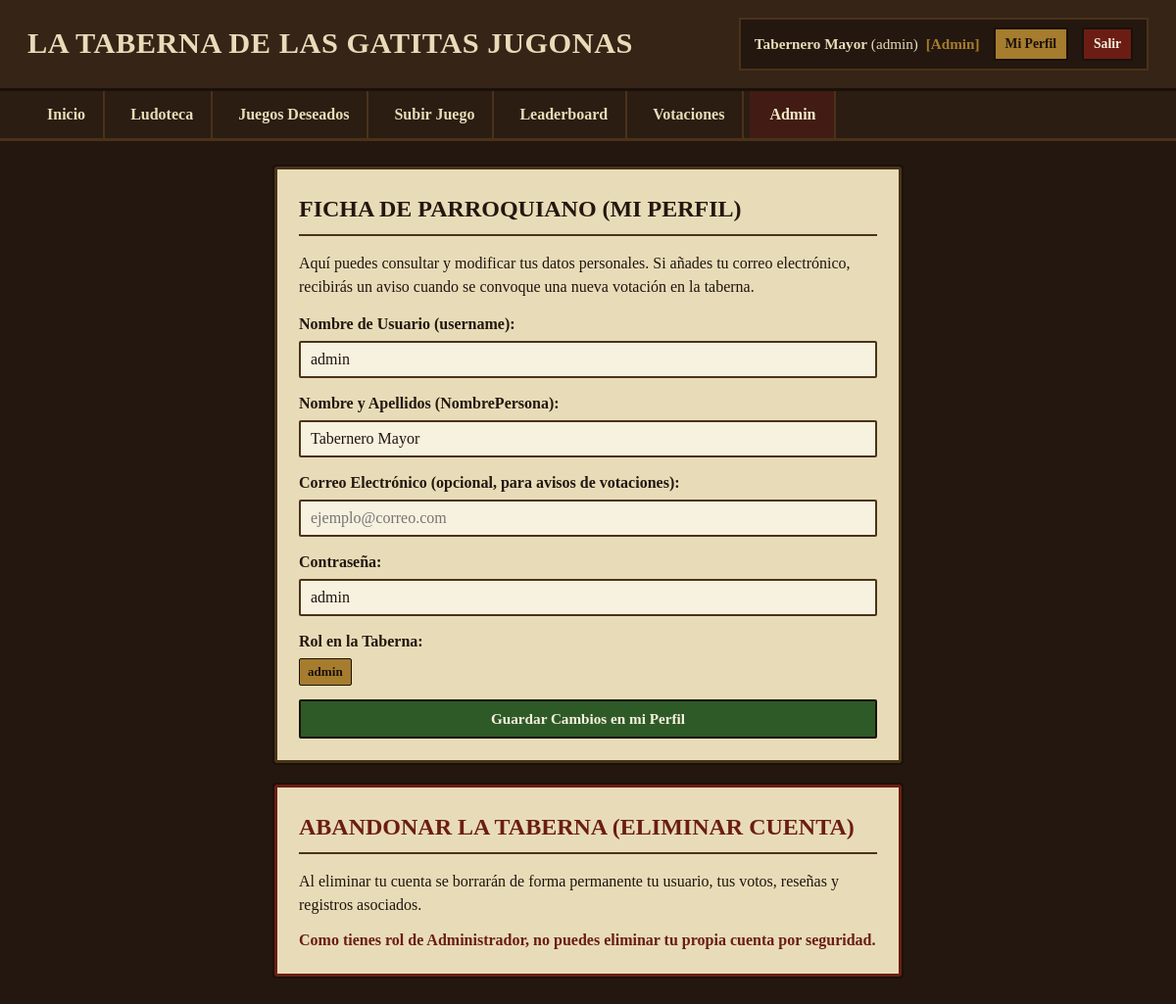
The page /perfil.php (signed in) on the database its author committed.
### tables this page shows
CREATE TABLE `Persona` (
  `username` VARCHAR(50) NOT NULL,
  `NombrePersona` VARCHAR(120) NOT NULL,
  `email` VARCHAR(150) DEFAULT NULL,
  `contrasenya` VARCHAR(255) NOT NULL,
  `rol` ENUM('jugador', 'admin') NOT NULL DEFAULT 'jugador',
  `inscrito_leaderboard` TINYINT(1) NOT NULL DEFAULT 1,
  PRIMARY KEY (`username`)
);

### perfil.php (the view, shortened to what this page needs)
<?php
require_once 'conexion.php';
$usuarioActual = $_SESSION['username'];
$stmtDatos = $pdo->prepare("SELECT username, NombrePersona, email, contrasenya, rol FROM Persona WHERE username = ?");
$stmtDatos->execute([$usuarioActual]);
$misDatos = $stmtDatos->fetch();
?>
<!DOCTYPE html>
<html lang="es">
<head>
    <link rel="stylesheet" href="styles.css">
</head>
<body>
<main class="contenedor-principal">
    <section class="pergamino" style="max-width: 640px; margin: 0 auto 22px auto;">
        <h2 class="seccion-titulo">Ficha de Parroquiano (Mi Perfil)</h2>
        <p style="margin-bottom: 14px;">
            Aquí puedes consultar y modificar tus datos personales. Si añades tu correo electrónico, recibirás un aviso cuando se convoque una nueva votación en la taberna.
        </p>
        <form method="POST" action="perfil.php">
            <div class="grupo-form">
                <label for="perfil_username">Nombre de Usuario (username):</label>
                <input type="text" id="perfil_username" name="username" class="input-taberna" required maxlength="50" value="<?php echo h($misDatos['username']); ?>">
            </div>
            <div class="grupo-form">
                <label for="perfil_nombre">Nombre y Apellidos (NombrePersona):</label>
                <input type="text" id="perfil_nombre" name="NombrePersona" class="input-taberna" required maxlength="120" value="<?php echo h($misDatos['NombrePersona']); ?>">
            </div>
            <div class="grupo-form">
                <label for="perfil_email">Correo Electrónico (opcional, para avisos de votaciones):</label>
                <input type="email" id="perfil_email" name="email" class="input-taberna" maxlength="150" placeholder="ejemplo@correo.com" value="<?php echo h((string)$misDatos['email']); ?>">
            </div>
            <div class="grupo-form">
                <label for="perfil_contrasenya">Contraseña:</label>
                <input type="text" id="perfil_contrasenya" name="contrasenya" class="input-taberna" required value="<?php echo h($misDatos['contrasenya']); ?>">
            </div>
            <div class="grupo-form">
                <label>Rol en la Taberna:</label>
                <div>
                    <span class="etiqueta etiqueta-bronce"><?php echo h($misDatos['rol']); ?></span>
                </div>
            </div>
            <button type="submit" class="btn btn-exito" style="width:100%;">Guardar Cambios en mi Perfil</button>
        </form>
    </section>
    <section class="pergamino" style="max-width: 640px; margin: 0 auto; border-color: #6b1d14;">
        <h3 class="seccion-titulo" style="color: #6b1d14;">Abandonar la Taberna (Eliminar Cuenta)</h3>
        <p style="margin-bottom: 12px;">
            Al eliminar tu cuenta se borrarán de forma permanente tu usuario, tus votos, reseñas y registros asociados.
        </p>
        <?php if ($misDatos['rol'] === 'admin'): ?>
            <p style="font-weight:bold; color:#6b1d14;">
                Como tienes rol de Administrador, no puedes eliminar tu propia cuenta por seguridad.
            </p>
        <?php endif; ?>
    </section>
</main>
</body>
</html>

### styles.css (style rules this page uses)
* { box-sizing: border-box; margin: 0; padding: 0; }
body { background-color: #23170f; color: #1f140e; font-family: Georgia, 'Times New Roman', 'Palatino Linotype', serif; line-height: 1.5; padding-bottom: 40px; }
.contenedor-principal { max-width: 1220px; margin: 26px auto; padding: 0 18px; }
.pergamino { background-color: #e8dcb8; border: 3px solid #4a3219; outline: 2px solid #1a110b; padding: 22px; margin-bottom: 26px; border-radius: 2px; }
.seccion-titulo { font-size: 1.5rem; color: #23170f; border-bottom: 2px solid #4a3219; padding-bottom: 8px; margin-bottom: 16px; text-transform: uppercase; }
.grupo-form { margin-bottom: 14px; }
.grupo-form label { display: block; font-weight: bold; color: #23170f; margin-bottom: 5px; }
.input-taberna, .select-taberna { width: 100%; padding: 8px 10px; background-color: #f7f1df; border: 2px solid #4a3219; color: #1f140e; font-family: Georgia, 'Times New Roman', serif; font-size: 1rem; border-radius: 2px; }
.btn { display: inline-block; padding: 9px 16px; font-family: Georgia, 'Times New Roman', serif; font-size: 0.95rem; font-weight: bold; text-decoration: none; cursor: pointer; border: 2px solid #1a110b; background-color: #4a3219; color: #e8dcb8; border-radius: 2px; text-align: center; }
.btn-exito { background-color: #2e5a27; color: #f7f1df; border-color: #1a110b; }
.etiqueta { display: inline-block; padding: 3px 8px; font-size: 0.82rem; font-weight: bold; border: 1px solid #1a110b; border-radius: 2px; }
.etiqueta-bronce { background-color: #a67c2e; color: #1a110b; }

### rows shown on the page
persona: username "admin", NombrePersona "Tabernero Mayor", contrasenya "admin", rol "admin"

### other values the page prints
$nombreMostrar "Tabernero Mayor"
$userMostrar "admin"
